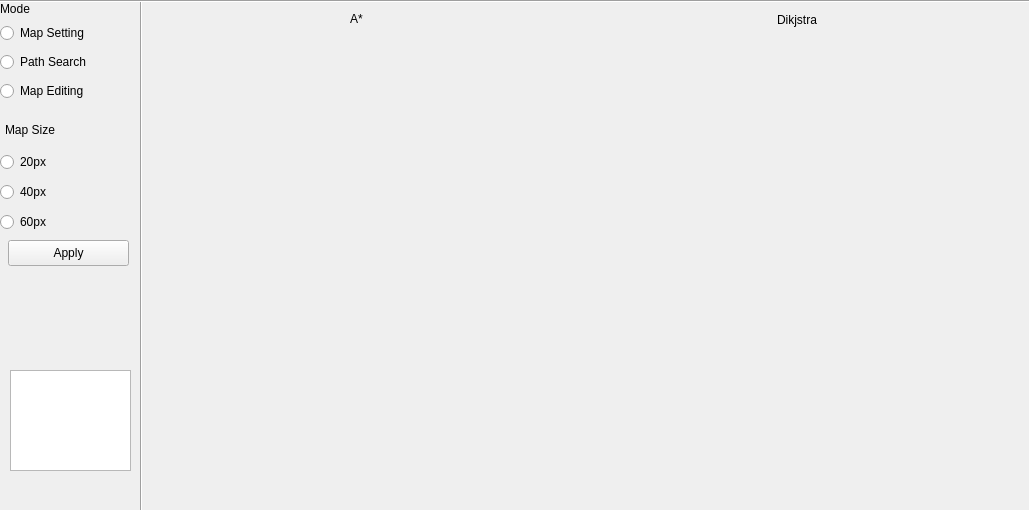
<?xml version="1.0" encoding="UTF-8"?>
<ui version="4.0">
 <class>MainWindow</class>
 <widget class="QMainWindow" name="MainWindow">
  <property name="geometry">
   <rect>
    <x>0</x>
    <y>0</y>
    <width>1029</width>
    <height>510</height>
   </rect>
  </property>
  <property name="windowTitle">
   <string>MainWindow</string>
  </property>
  <widget class="QWidget" name="centralwidget">
   <widget class="QLabel" name="label">
    <property name="geometry">
     <rect>
      <x>0</x>
      <y>0</y>
      <width>66</width>
      <height>18</height>
     </rect>
    </property>
    <property name="text">
     <string>Mode</string>
    </property>
   </widget>
   <widget class="QWidget" name="verticalLayoutWidget">
    <property name="geometry">
     <rect>
      <x>0</x>
      <y>20</y>
      <width>131</width>
      <height>86</height>
     </rect>
    </property>
    <layout class="QVBoxLayout" name="verticalLayout">
     <item>
      <widget class="QRadioButton" name="radioButton">
       <property name="text">
        <string>Map Setting</string>
       </property>
      </widget>
     </item>
     <item>
      <widget class="QRadioButton" name="radioButton_2">
       <property name="text">
        <string>Path Search</string>
       </property>
      </widget>
     </item>
     <item>
      <widget class="QRadioButton" name="radioButton_3">
       <property name="text">
        <string>Map Editing</string>
       </property>
      </widget>
     </item>
    </layout>
   </widget>
   <widget class="QStackedWidget" name="stackedWidget">
    <property name="geometry">
     <rect>
      <x>0</x>
      <y>110</y>
      <width>131</width>
      <height>241</height>
     </rect>
    </property>
    <property name="currentIndex">
     <number>0</number>
    </property>
    <widget class="QWidget" name="page">
     <widget class="QLabel" name="label_2">
      <property name="geometry">
       <rect>
        <x>5</x>
        <y>10</y>
        <width>61</width>
        <height>20</height>
       </rect>
      </property>
      <property name="text">
       <string>Map Size</string>
      </property>
     </widget>
     <widget class="QRadioButton" name="radioButton_5">
      <property name="geometry">
       <rect>
        <x>0</x>
        <y>40</y>
        <width>111</width>
        <height>24</height>
       </rect>
      </property>
      <property name="text">
       <string>20px</string>
      </property>
     </widget>
     <widget class="QRadioButton" name="radioButton_6">
      <property name="geometry">
       <rect>
        <x>0</x>
        <y>70</y>
        <width>111</width>
        <height>24</height>
       </rect>
      </property>
      <property name="text">
       <string>40px</string>
      </property>
     </widget>
     <widget class="QRadioButton" name="radioButton_7">
      <property name="geometry">
       <rect>
        <x>0</x>
        <y>100</y>
        <width>111</width>
        <height>24</height>
       </rect>
      </property>
      <property name="text">
       <string>60px</string>
      </property>
     </widget>
     <widget class="QPushButton" name="pushButton_2">
      <property name="geometry">
       <rect>
        <x>8</x>
        <y>130</y>
        <width>121</width>
        <height>26</height>
       </rect>
      </property>
      <property name="text">
       <string>Apply</string>
      </property>
     </widget>
    </widget>
    <widget class="QWidget" name="page_2">
     <widget class="QPushButton" name="pushButton">
      <property name="geometry">
       <rect>
        <x>20</x>
        <y>30</y>
        <width>88</width>
        <height>26</height>
       </rect>
      </property>
      <property name="text">
       <string>Start</string>
      </property>
     </widget>
     <widget class="QPushButton" name="pushButton_3">
      <property name="geometry">
       <rect>
        <x>20</x>
        <y>70</y>
        <width>88</width>
        <height>26</height>
       </rect>
      </property>
      <property name="text">
       <string>Stop</string>
      </property>
     </widget>
    </widget>
    <widget class="QWidget" name="page_3">
     <widget class="QRadioButton" name="radioButton_4">
      <property name="geometry">
       <rect>
        <x>10</x>
        <y>30</y>
        <width>91</width>
        <height>20</height>
       </rect>
      </property>
      <property name="text">
       <string>Drawing</string>
      </property>
     </widget>
     <widget class="QRadioButton" name="radioButton_8">
      <property name="geometry">
       <rect>
        <x>10</x>
        <y>60</y>
        <width>91</width>
        <height>20</height>
       </rect>
      </property>
      <property name="text">
       <string>Percent</string>
      </property>
     </widget>
    </widget>
   </widget>
   <widget class="QTextBrowser" name="textBrowser">
    <property name="geometry">
     <rect>
      <x>10</x>
      <y>370</y>
      <width>121</width>
      <height>101</height>
     </rect>
    </property>
   </widget>
   <widget class="Line" name="line">
    <property name="geometry">
     <rect>
      <x>133</x>
      <y>0</y>
      <width>16</width>
      <height>511</height>
     </rect>
    </property>
    <property name="orientation">
     <enum>Qt::Vertical</enum>
    </property>
   </widget>
   <widget class="Line" name="line_2">
    <property name="geometry">
     <rect>
      <x>-40</x>
      <y>-7</y>
      <width>1071</width>
      <height>16</height>
     </rect>
    </property>
    <property name="orientation">
     <enum>Qt::Horizontal</enum>
    </property>
   </widget>
   <widget class="QWidget" name="gridLayoutWidget">
    <property name="geometry">
     <rect>
      <x>160</x>
      <y>40</y>
      <width>411</width>
      <height>401</height>
     </rect>
    </property>
    <layout class="QGridLayout" name="gridLayout_2"/>
   </widget>
   <widget class="QWidget" name="gridLayoutWidget_2">
    <property name="geometry">
     <rect>
      <x>590</x>
      <y>40</y>
      <width>421</width>
      <height>401</height>
     </rect>
    </property>
    <layout class="QGridLayout" name="gridLayout_3"/>
   </widget>
   <widget class="QLabel" name="label_3">
    <property name="geometry">
     <rect>
      <x>350</x>
      <y>10</y>
      <width>66</width>
      <height>18</height>
     </rect>
    </property>
    <property name="text">
     <string>A*</string>
    </property>
   </widget>
   <widget class="QLabel" name="label_4">
    <property name="geometry">
     <rect>
      <x>777</x>
      <y>11</y>
      <width>66</width>
      <height>18</height>
     </rect>
    </property>
    <property name="text">
     <string>Dikjstra</string>
    </property>
   </widget>
  </widget>
  <widget class="QMenuBar" name="menubar">
   <property name="geometry">
    <rect>
     <x>0</x>
     <y>0</y>
     <width>1029</width>
     <height>23</height>
    </rect>
   </property>
  </widget>
 </widget>
 <resources/>
 <connections/>
</ui>
